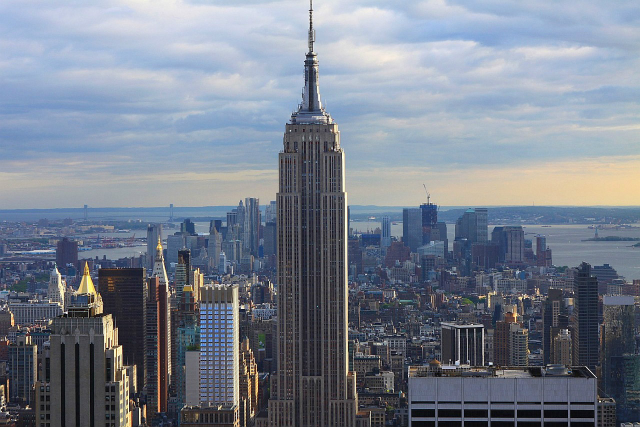
#> input picture PyOpenCV/01/empire.jpg, 1280 x 853 px (shown at 1/2 size)
$ python 02.py
#> lines starting #> are read from the running program, lines starting #| are printed output that depends on the picture
#!/usr/bin/python

from PIL import Image
from pylab import *

im = array(Image.open('empire.jpg'))
#> im is the input picture: shape (853, 1280, 3); mean R, G, B 120.7, 128.8, 142.3
imshow(im)

x = [100, 100, 400, 400]
y = [200, 500, 200, 500]

#plot(x, y, 'r*')
#plot(x, y, 'go-')
plot(x, y, 'ks:')
#plot(x, y, 'r*')
plot(x[:2], y[:2])
#axis('off')

title("test")
show()
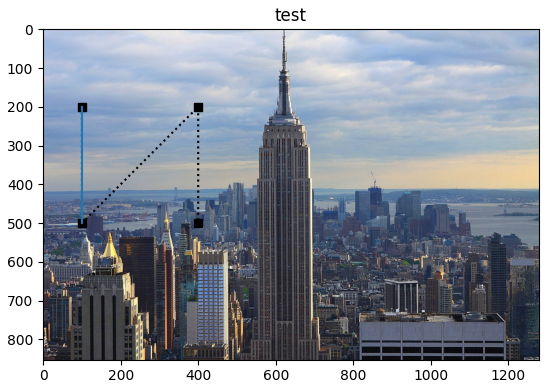
#> figure drawn by matplotlib, 1 panel
